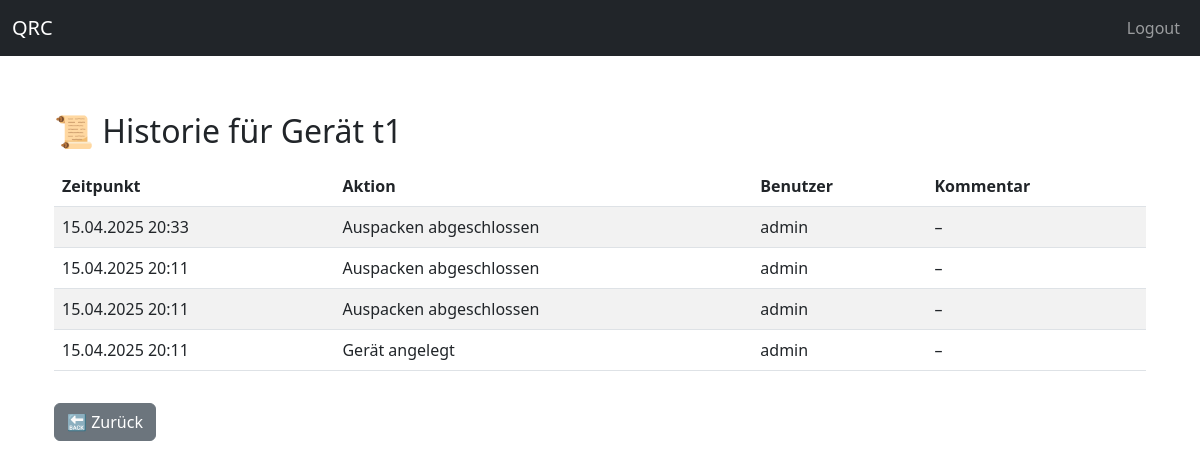
Page /geraete/geraet/t1/historie (signed in) on the committed database.
### models/geraet_db.py (models this page shows)
class Geraet(db.Model):
    __tablename__ = "geraete"
    id = db.Column(db.Integer, primary_key=True)
    qrcode = db.Column(db.String, unique=True, nullable=False)
    modell_id = db.Column(db.Integer, db.ForeignKey("modell.id"), nullable=False)
    zustand_id = db.Column(db.Integer, db.ForeignKey("zustaende.id"), nullable=False)
    benutzer_id = db.Column(db.Integer, db.ForeignKey("benutzer.id"), nullable=False)
    modell = db.relationship("Modell", back_populates="geraete")
    zustand = db.relationship("Zustand")
    benutzer = db.relationship("Benutzer", backref="geraete")
    historie = db.relationship("Historie", backref="geraet", lazy=True)
    module = db.relationship("Modul", back_populates="geraet", cascade="all, delete-orphan")
    teile = db.relationship("Teil", back_populates="geraet")

### models/historie_db.py (models this page shows)
class Historie(Base):
    __tablename__ = "historie"
    id = Column(Integer, primary_key=True)
    geraet_id = Column(Integer, ForeignKey("geraete.id"), nullable=False)
    benutzer_id = Column(Integer, ForeignKey("benutzer.id"), nullable=False)
    aktion = Column(String, nullable=False)
    zeitpunkt = Column(DateTime, default=datetime.utcnow)
    kommentar = Column(String, nullable=True)  # ✅ hinzugefügt
    benutzer = relationship("Benutzer")

### models/benutzer_db.py (models this page shows, shortened)
class Benutzer(Base, UserMixin):
    __tablename__ = "benutzer"
    id = Column(Integer, primary_key=True)
    name = Column(String, unique=True, nullable=False)
    passwort_hash = Column(String, nullable=False)
    rolle = Column(String(20), nullable=False, default="user")

### app/routes/geraete_routes.py (the view)
@geraete_bp.route("/geraet/<string:qrcode>/historie")
@login_required
def geraet_historie(qrcode):
    geraet = GeraetDB.query.filter_by(qrcode=qrcode).first_or_404()
    historie_eintraege = Historie.query.filter_by(geraet_id=geraet.id).order_by(Historie.zeitpunkt.desc()).all()
    return render_template("historie.html", geraet=geraet, historie=historie_eintraege)

### app/app.py (called while the page is built)
@login_manager.user_loader
def load_user(user_id):
    return Benutzer.query.get(int(user_id))

### app/templates/historie.html
{% extends "base.html" %}
{% block content %}
<div class="container mt-5">
  <h2>📜 Historie für Gerät {{ geraet.qrcode }}</h2>
  {% if historie %}
  <table class="table table-striped mt-3">
    <thead>
      <tr>
        <th>Zeitpunkt</th>
        <th>Aktion</th>
        <th>Benutzer</th>
        <th>Kommentar</th>
      </tr>
    </thead>
    <tbody>
      {% for eintrag in historie %}
      <tr>
        <td>{{ eintrag.zeitpunkt.strftime('%d.%m.%Y %H:%M') }}</td>
        <td>{{ eintrag.aktion }}</td>
        <td>{{ eintrag.benutzer.name }}</td>
        <td>{{ eintrag.kommentar or '–' }}</td>
      </tr>
      {% endfor %}
    </tbody>
  </table>
  {% else %}
    <p>Keine Historie vorhanden.</p>
  {% endif %}
  <a href="{{ url_for('geraete.geraet_seite', qrcode=geraet.qrcode) }}" class="btn btn-secondary mt-3">🔙 Zurück</a>
</div>
{% endblock %}

### app/templates/base.html (style rules this page uses)
body { padding-top: 4rem; }

### rows in the picture
Geraet: qrcode "t1"
Historie: zeitpunkt "15.04.2025 20:33", aktion "Auspacken abgeschlossen", benutzer.name "admin", kommentar "–"
Historie: zeitpunkt "15.04.2025 20:11", aktion "Auspacken abgeschlossen", benutzer.name "admin", kommentar "–"
Historie: zeitpunkt "15.04.2025 20:11", aktion "Auspacken abgeschlossen", benutzer.name "admin", kommentar "–"
Historie: zeitpunkt "15.04.2025 20:11", aktion "Gerät angelegt", benutzer.name "admin", kommentar "–"
